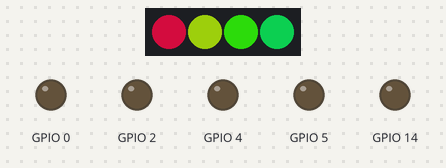
Simulated run of this program. Board: ESP8266 (NodeMCU). On the bench: 4 RGB LEDs in strip order, left to right, output pins drawn as LEDs (lit = HIGH). Dim RGB values are drawn brighter than linear; what the program prints to the serial monitor is not drawn.

Above: at 0.15 s.
At 5.0 s:
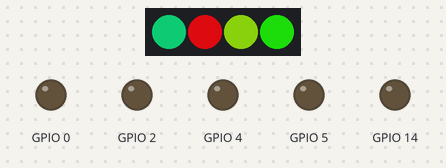
At 9.85 s:
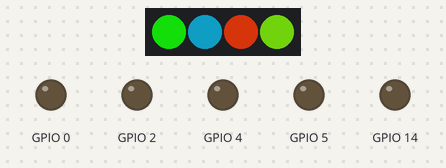
At 19.85 s:
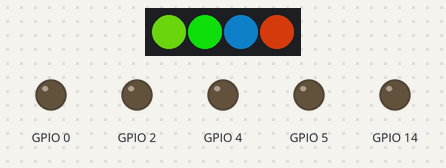
At 29.55 s:
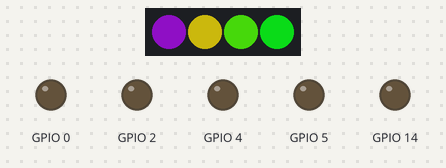
At 39.55 s:
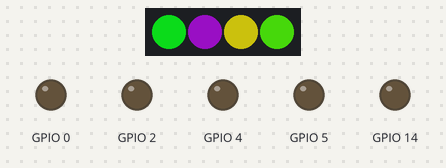
Timing chart, 0 to 40.0 s (numbered marks = the images above):
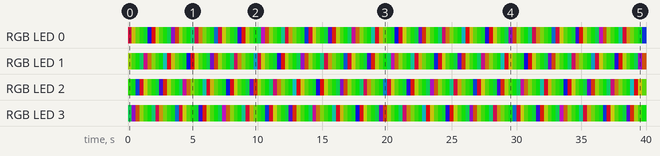

The program:

main.cpp
```cpp
#include <Arduino.h>
#include "FastLED.h"

#define FASTLED_ESP8266_RAW_PIN_ORDER
#define NUM_LEDS 4
#define LED_SIGNAL_PIN 15
#define COLOR_ORDER RGB

/*
Green: -18-60
Yellow: 60-78
Orange: 78-88
Red: 88-100
Purple: 100-138
Blue: 138-237
*/

const int analogInPin = A0;  // ESP8266 Analog Pin ADC0 = A0
uint8_t adjRainbow[256];

int theta = 0;
int sensorValue = 0;  // value read from the pot
int outputValue = 0;  // value to output to a PWM pin
CRGB leds[NUM_LEDS];

void setup() {
  // create ranbow
  for (int i=0; i<10; i++) adjRainbow[i] = map(i,0,10,237,255);
  for (int i=10; i<43; i++) adjRainbow[i] = map(i,10,43,0,60);
  for (int i=43; i<85; i++) adjRainbow[i] = map(i,43,85,61,78);
  for (int i=85; i<127; i++) adjRainbow[i] = map(i,85,127,79,88);
  for (int i=127; i<169; i++) adjRainbow[i] = map(i,127,169,89,100);
  for (int i=169; i<211; i++) adjRainbow[i] = map(i,169,211,101,138);
  for (int i=211; i<256; i++) adjRainbow[i] = map(i,211,255,139,255);

  FastLED.addLeds<WS2811, LED_SIGNAL_PIN>(leds, NUM_LEDS);

  // initialize serial communication at 115200
  Serial.begin(115200);
  pinMode(5, OUTPUT);
  analogWrite(5, 0);
  pinMode(4, OUTPUT);
  analogWrite(4, 0);
  pinMode(0, OUTPUT);
  analogWrite(0, 0);
  pinMode(2, OUTPUT);
  analogWrite(2, 0);
  pinMode(14, OUTPUT);
  analogWrite(14, 0);
}

void loop() {
  // read the analog in value
  // sensorValue = analogRead(analogInPin);

  // map it to the range of the PWM out
  // outputValue = map(sensorValue, 0, 1024, 0, 255);
  // analogWrite(5, outputValue);
  // analogWrite(4, outputValue);
  // analogWrite(0, outputValue);
  // analogWrite(2, outputValue);
  // analogWrite(14, outputValue);

  for(int i = 0; i < NUM_LEDS; i++) {
    leds[i] = CHSV(adjRainbow[(theta+i*64)%256], 200, 200);
  }
  Serial.println(outputValue);
  FastLED.show();
  theta+=3;
  if (theta > 255) theta = 0;

  delay(20);
}
```

Measured:
- by itself, RGB LED 3: off → RGB(7, 117, 46) at 0.00 s, → RGB(69, 7, 95) 0.30 s later, → RGB(119, 45, 7) 0.30 s later, → RGB(85, 117, 7) 0.30 s later, … (132 changes in this stretch)
- by itself, RGB LED 0: off → RGB(127, 7, 37) at 0.00 s, → RGB(107, 97, 7) 0.30 s later, → RGB(60, 130, 7) 0.30 s later, → RGB(26, 147, 7) 0.30 s later, … (132 changes in this stretch)
